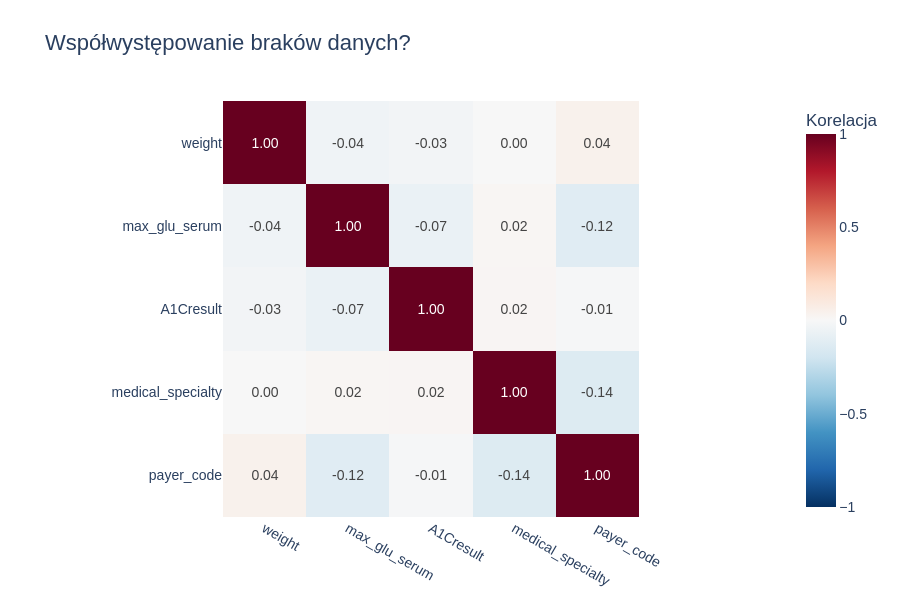

Notebook source saved alongside this figure:
### Markdown cell above
#### Współwystępownie braków dnaych

### Code cell
# Wyciągamy nazwy 5 kolumn z największą liczbą braków
top_5_missing = missing_data.head(5)['Kolumna'].tolist()

# Tworzymy tabelę pomocniczą, gdzie 1 oznacza BRAK danych, a 0 oznacza coś innego
df_missing_flags = df[top_5_missing].isnull().astype(int)

# Obliczamy macierz korelacji Pearsona 
missing_corr = df_missing_flags.corr()

# Rysujemy interaktywną Heatmapę w Plotly
fig_missing_corr = px.imshow(
    missing_corr,
    text_auto=".2f",                                            # Pokaż wartości z dwoma miejscami po przecinku
    #'''
    #zmien to pozniej
    #'''
    color_continuous_scale='RdBu_r',                            # niebieski = dodatnia korelacja, czerwony = ujemna)
    zmin=-1, zmax=1,                                            # Skala korelacji zawsze od -1 do 1
    title="Współwystępowanie braków danych",
    labels=dict(color="Korelacja")
)

# Upiększanie wyglądu za pomocą naszego pliku stałego
fig_missing_corr.update_layout(
    font=dict(family=config.PLOT_CONFIG['font_family'], size=config.PLOT_CONFIG['label_font_size']),
    title_font_size=config.PLOT_CONFIG['title_font_size'],
    width=config.PLOT_CONFIG['width'],
    height=config.PLOT_CONFIG['height']
)

fig_missing_corr.show()

### Figure 1 — Plotly figure (JSON) as saved in the notebook; plotly's stock layout.template omitted (floating-point values rounded to 4 significant figures)
{"data": [{"coloraxis": "coloraxis", "hovertemplate": "x: %{x}<br>y: %{y}<br>Korelacja: %{z}<extra></extra>", "name": "0", "texttemplate": "%{z:.2f}", "type": "heatmap", "x": ["weight", "max_glu_serum", "A1Cresult", "medical_specialty", "payer_code"], "xaxis": "x", "y": ["weight", "max_glu_serum", "A1Cresult", "medical_specialty", "payer_code"], "yaxis": "y", "z": [[1.0, -0.04241, -0.02847, 0.002046, 0.04408], [-0.04241, 1.0, -0.07034, 0.01779, -0.1187], [-0.02847, -0.07034, 1.0, 0.01821, -0.008515], [0.002046, 0.01779, 0.01821, 1.0, -0.1369], [0.04408, -0.1187, -0.008515, -0.1369, 1.0]]}], "layout": {"coloraxis": {"cmax": 1, "cmin": -1, "colorbar": {"title": {"text": "Korelacja"}}, "colorscale": [[0, "rgb(5,48,97)"], [0.1, "rgb(33,102,172)"], [0.2, "rgb(67,147,195)"], [0.3, "rgb(146,197,222)"], [0.4, "rgb(209,229,240)"], [0.5, "rgb(247,247,247)"], [0.6, "rgb(253,219,199)"], [0.7, "rgb(244,165,130)"], [0.8, "rgb(214,96,77)"], [0.9, "rgb(178,24,43)"], [1, "rgb(103,0,31)"]]}, "font": {"family": "Arial, sans-serif", "size": 14}, "height": 600, "title": {"font": {"size": 22}, "text": "Współwystępowanie braków danych?"}, "width": 900, "xaxis": {"anchor": "y", "constrain": "domain", "domain": [0, 1], "scaleanchor": "y"}, "yaxis": {"anchor": "x", "autorange": "reversed", "constrain": "domain", "domain": [0, 1]}}}
